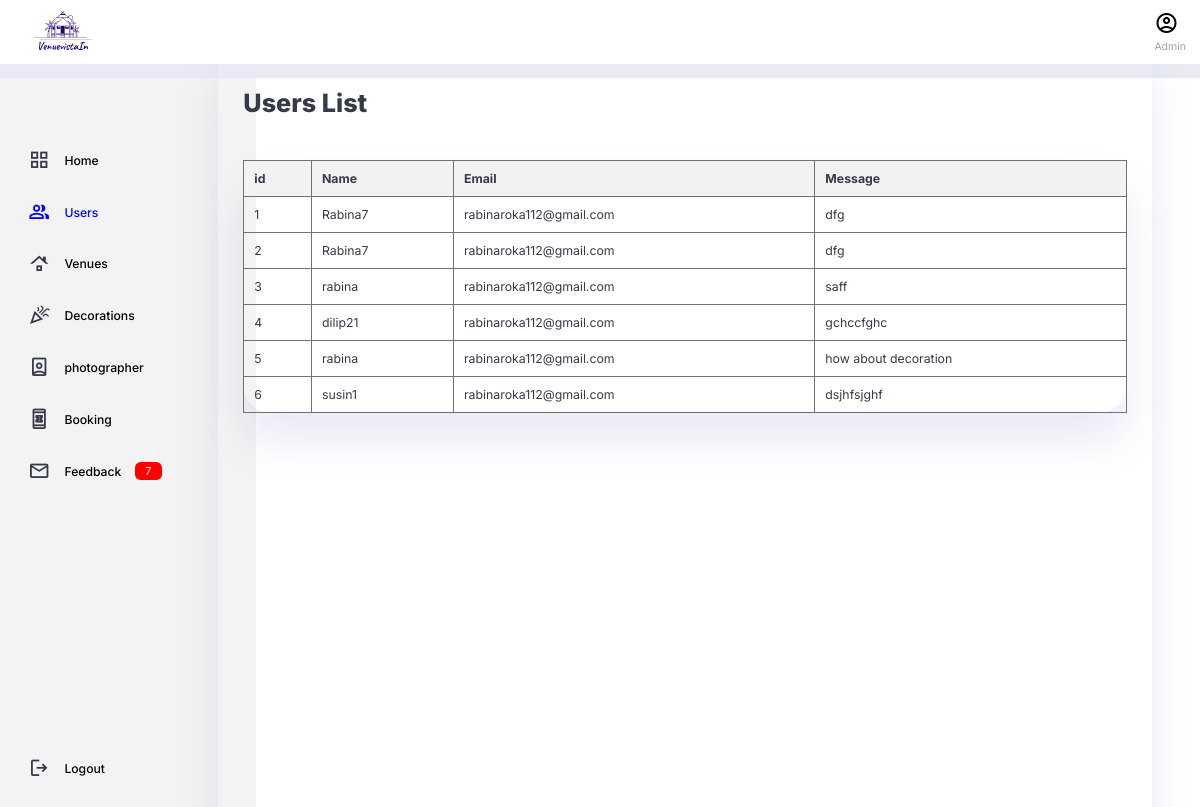
/feedback/, run on an earlier commit of the app's database.
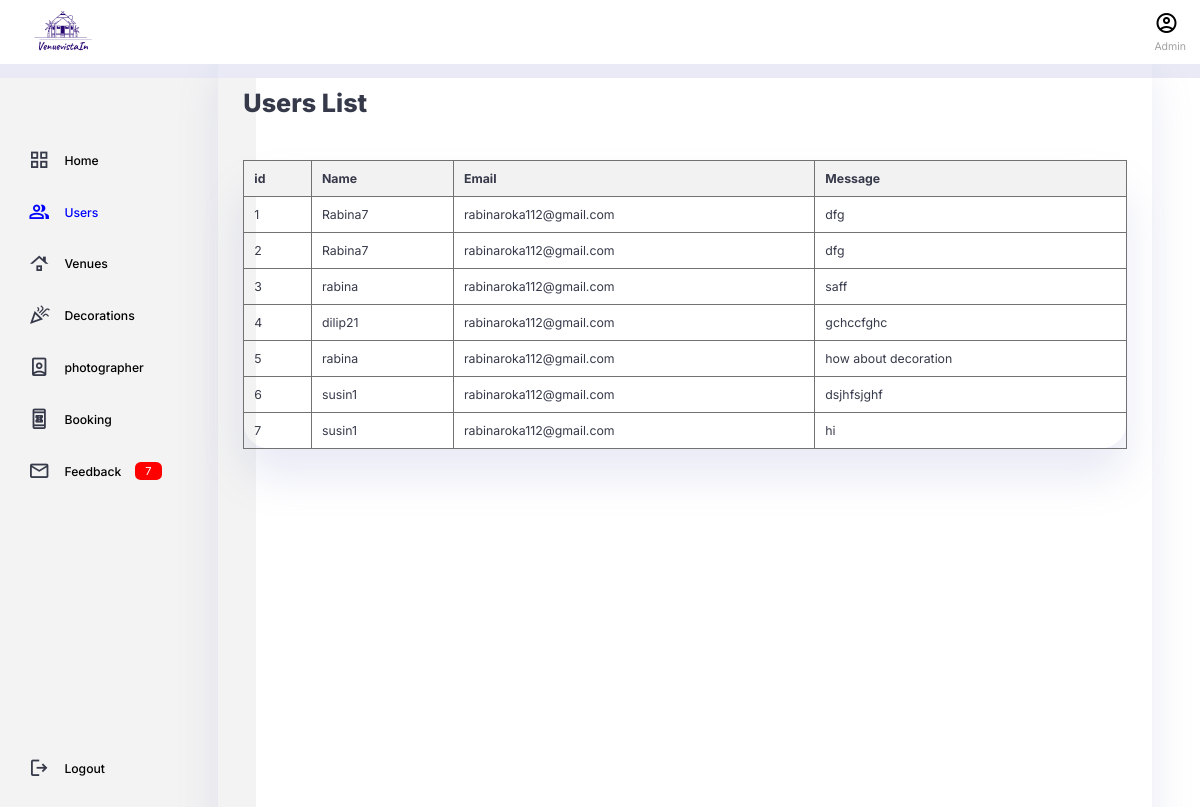
And on a later commit of the database.
### feedback/models.py (models this page shows, shortened)
class feedback(models.Model):
    username = models.CharField(max_length=100)
    email = models.EmailField()
    message = models.TextField()
    created_at = models.DateTimeField(auto_now_add=True)

### feedback/views.py (the view)
# urls.py: path('feedback/', views.feedback_list, name='feedback_list'),
def feedback_list(request):
    feedbacks = feedback.objects.all()  #fetch photographerss from the database
    return render(request, 'loginAuthentication/feedback.html', {'feedbacks': feedbacks})

### templates/loginAuthentication/feedback.html (shortened to what this page needs)
{% load static %}
 <!DOCTYPE html>
 <html lang="en">
 <head>
     <link rel="stylesheet" href="{% static 'css/userlist.css' %}">
     <link rel="stylesheet" href="https://cdnjs.cloudflare.com/ajax/libs/font-awesome/4.7.0/css/font-awesome.min.css">
 </head>
</head>
<body>
  <div class="navbar">
        <div class="logo">
            <img src="{% static 'images/logoa.png' %}">
        </div>
        <div class="profile">
            <button id="btn">
                <span class="material-symbols-outlined">account_circle</span>
            </button>
            <div class="info">
                <small class="text-muted">Admin </small>
            </div>
        </div>
  </div>
  <div class="container">
    <aside>
        <div class="top">
            <div class="sidebar">
                <a href="/adminpanel">
                    <span class="material-symbols-outlined">grid_view</span>
                    <h3> Home </h3>
                </a>
                <a href="/user_list" class="sidebar-link" style="color:blue;" onclick="loadUserList()" style="color:blue">
                    <span class="material-symbols-outlined">group</span>
                    <h3 style="color:blue"> Users </h3>
                </a>
                <a href="/venue_list" onclick="loadVenueList()">
                    <span class="material-symbols-outlined">roofing</span>
                    <h3> Venues </h3>
                </a>
                <a href="/decoration_list">
                    <span class="material-symbols-outlined">celebration</span>
                    <h3> Decorations </h3>
                </a>
                <a href="/photographer_list">
                    <span class="material-symbols-outlined"> person_book</span>
                    <h3> photographer </h3>
                </a>
                <a href="a">
                    <span class="material-symbols-outlined">book_online</span>
                    <h3> Booking </h3>
                </a>
                <a href="/feedback">
                    <span class="material-symbols-outlined">mail_outline</span>
                    <h3> Feedback </h3>
                    <span class="message-count">7</span>
                </a>
                <a href="a">
                    <span class="material-symbols-outlined">logout</span>
                    <h3> Logout </h3>
                </a>
            </div>
        </div>
    </aside>
    <main>
      <h1>Users List</h1>
    <div class="tab">
      <table>
        <thead>
            <tr>
                <th>id</th>
                <th>Name</th>
                <th>Email</th>
                <th>Message</th>
            </tr>
        </thead>
        <tbody>
            {% for feedback in feedbacks %}
                <tr>
                    <td>{{ feedback.id }}</td>
                    <td>{{ feedback.username }}</td>
                    <td>{{ feedback.email }}</td>
                    <td>{{ feedback.message }}</td>
                </tr>
            {% endfor %}
        </tbody>
      </table>
    </div>
    </main>
    </div>
</body>
</html>

What changed in the data, as far as the page shows it:
added feedback: id "7", username "susin1", email "rabinaroka112@gmail.com", message "hi"
